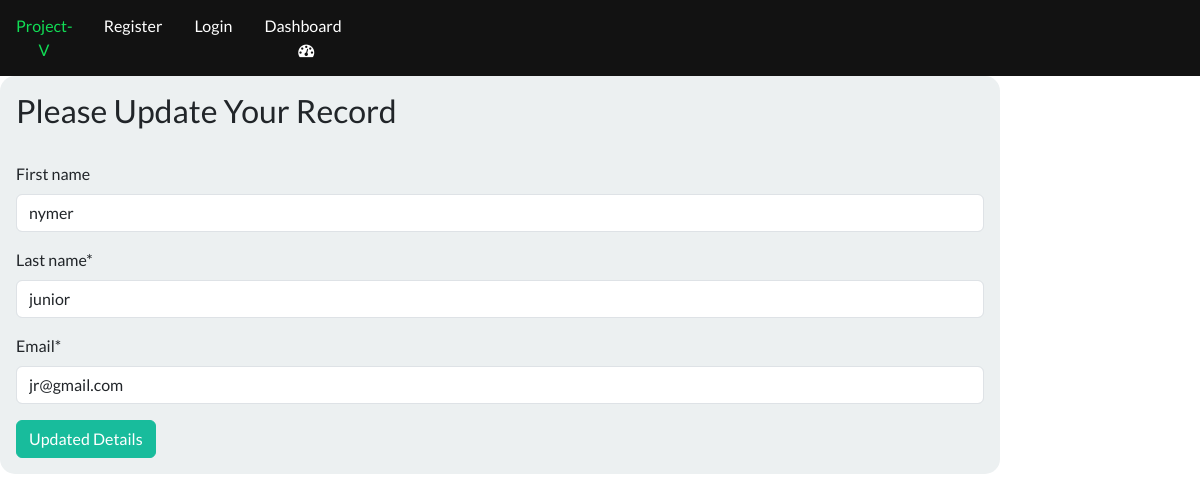
Page /update/4 on the committed database.
### my_app/models.py (models this page shows, shortened)
class Record(models.Model):
    first_name=models.CharField(max_length=200,blank=True)
    last_name=models.CharField(max_length=140)
    email=models.EmailField()
    created_date=models.DateTimeField(auto_now_add=True)

### my_app/views.py (the view)
# urls.py: path('update/<int:pk>',views.updaterecord,name='update'),
def updaterecord(request,pk):
    record=Record.objects.get(id=pk)
    form=CreateRecordForm(instance=record)
    if request.method=='POST':
        form=CreateRecordForm(request.POST,instance=record)
        if form.is_valid():
               form.save()
               messages.success(request,'Record update successfully')
        return redirect('dashboard')
    context={'form':form}
    return render(request,'update.html',context)

### my_app/forms.py
class CreateRecordForm(forms.ModelForm):
    class Meta:
        model=Record
        fields=('first_name','last_name','email')

### my_app/templates/update.html (shortened to what this page needs)
{% extends 'base.html' %}
{% load crispy_forms_tags %}
{% block content %}
<body>
    <div class="conatainer p-3 shadow-md bg-light form-layout">
        <h3>Please Update Your Record</h3><br>
        <form method="POST" autocomplete="off">
            {{form|crispy}}
            <button type="submit" class="btn btn-success">Updated Details</button>
        </form>
    </div>
    <br>
</body>
{% endblock content %}

### my_app/static/mycss.css (style rules this page uses)
.form-layout { border-radius: 15px; width:1000px; }

### rows in the picture
Record: first_name "nymer", last_name "junior", email "jr@gmail.com"
